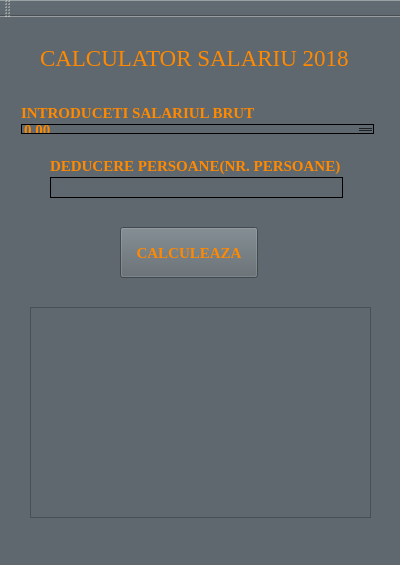
<?xml version="1.0" encoding="UTF-8"?>
<ui version="4.0">
 <class>MainWindow</class>
 <widget class="QMainWindow" name="MainWindow">
  <property name="geometry">
   <rect>
    <x>0</x>
    <y>0</y>
    <width>400</width>
    <height>565</height>
   </rect>
  </property>
  <property name="minimumSize">
   <size>
    <width>400</width>
    <height>565</height>
   </size>
  </property>
  <property name="maximumSize">
   <size>
    <width>400</width>
    <height>565</height>
   </size>
  </property>
  <property name="windowTitle">
   <string>MainWindow</string>
  </property>
  <property name="styleSheet">
   <string notr="true">background-color:#5E686E;</string>
  </property>
  <widget class="QWidget" name="centralWidget">
   <widget class="QLabel" name="labelDeducerePersoane">
    <property name="geometry">
     <rect>
      <x>50</x>
      <y>140</y>
      <width>293</width>
      <height>17</height>
     </rect>
    </property>
    <property name="styleSheet">
     <string notr="true">color:#FF8900;font-family:Times New Roman;
    font-weight: bold;
font-size:15px;
qproperty-alignment: AlignCenter;</string>
    </property>
    <property name="text">
     <string>DEDUCERE PERSOANE(NR. PERSOANE)</string>
    </property>
   </widget>
   <widget class="QLabel" name="title">
    <property name="geometry">
     <rect>
      <x>40</x>
      <y>10</y>
      <width>321</width>
      <height>61</height>
     </rect>
    </property>
    <property name="font">
     <font>
      <family>Times New Roman</family>
      <pointsize>-1</pointsize>
     </font>
    </property>
    <property name="mouseTracking">
     <bool>false</bool>
    </property>
    <property name="focusPolicy">
     <enum>Qt::NoFocus</enum>
    </property>
    <property name="styleSheet">
     <string notr="true">color:#FF8900;
text-align: rightl;
font-size:23px;
font-family:Times New Roman;</string>
    </property>
    <property name="text">
     <string>CALCULATOR SALARIU 2018</string>
    </property>
    <property name="wordWrap">
     <bool>false</bool>
    </property>
   </widget>
   <widget class="QLineEdit" name="spinNumarPersoane">
    <property name="geometry">
     <rect>
      <x>50</x>
      <y>160</y>
      <width>293</width>
      <height>21</height>
     </rect>
    </property>
    <property name="styleSheet">
     <string notr="true">color:#FF8900;font-family:Times New Roman;
    font-weight: bold;
font-size:15px;
qproperty-alignment: AlignCenter;
border:0.5px solid black;</string>
    </property>
   </widget>
   <widget class="QTableWidget" name="tableWidget">
    <property name="geometry">
     <rect>
      <x>30</x>
      <y>290</y>
      <width>341</width>
      <height>211</height>
     </rect>
    </property>
    <property name="styleSheet">
     <string notr="true">color:#FF8900;</string>
    </property>
   </widget>
   <widget class="QSplitter" name="splitter_2">
    <property name="geometry">
     <rect>
      <x>120</x>
      <y>210</y>
      <width>138</width>
      <height>51</height>
     </rect>
    </property>
    <property name="orientation">
     <enum>Qt::Vertical</enum>
    </property>
    <widget class="QPushButton" name="pushButtonCalculeaza">
     <property name="styleSheet">
      <string notr="true">color:#FF8900;font-family:Times New Roman;
    font-weight: bold;
font-size:15px;</string>
     </property>
     <property name="text">
      <string>CALCULEAZA</string>
     </property>
    </widget>
   </widget>
   <widget class="QWidget" name="">
    <property name="geometry">
     <rect>
      <x>10</x>
      <y>80</y>
      <width>375</width>
      <height>48</height>
     </rect>
    </property>
    <layout class="QVBoxLayout" name="verticalLayout">
     <item>
      <layout class="QGridLayout" name="gridLayout">
       <item row="0" column="2">
        <widget class="QLabel" name="labelSalariuNet">
         <property name="styleSheet">
          <string notr="true">color:#FF8900;font-family:Times New Roman;
    font-weight: bold;
font-size:15px;
qproperty-alignment: AlignCenter;</string>
         </property>
         <property name="text">
          <string>INTRODUCETI SALARIUL BRUT</string>
         </property>
        </widget>
       </item>
       <item row="1" column="2">
        <widget class="QDoubleSpinBox" name="salariuInsert">
         <property name="styleSheet">
          <string notr="true">color:#FF8900;font-family:Times New Roman;
    font-weight: bold;
font-size:15px;
qproperty-alignment: AlignCenter;
border:0.5px solid black;</string>
         </property>
         <property name="maximum">
          <double>999999999999999.000000000000000</double>
         </property>
        </widget>
       </item>
      </layout>
     </item>
    </layout>
   </widget>
   <zorder>pushButtonCalculeaza</zorder>
   <zorder>labelSalariuNet</zorder>
   <zorder>labelDeducerePersoane</zorder>
   <zorder>title</zorder>
   <zorder>spinNumarPersoane</zorder>
   <zorder>salariuInsert</zorder>
   <zorder>tableWidget</zorder>
   <zorder>verticalSpacer</zorder>
   <zorder>verticalSpacer_2</zorder>
   <zorder>verticalSpacer_3</zorder>
   <zorder>splitter_2</zorder>
   <zorder></zorder>
   <zorder>splitter</zorder>
   <zorder>salariuInsert</zorder>
   <zorder>labelSalariuNet</zorder>
   <zorder>labelDeducerePersoane</zorder>
   <zorder>spinNumarPersoane</zorder>
  </widget>
  <widget class="QMenuBar" name="menuBar">
   <property name="geometry">
    <rect>
     <x>0</x>
     <y>0</y>
     <width>400</width>
     <height>21</height>
    </rect>
   </property>
  </widget>
  <widget class="QToolBar" name="mainToolBar">
   <attribute name="toolBarArea">
    <enum>TopToolBarArea</enum>
   </attribute>
   <attribute name="toolBarBreak">
    <bool>false</bool>
   </attribute>
  </widget>
  <widget class="QStatusBar" name="statusBar"/>
 </widget>
 <layoutdefault spacing="6" margin="11"/>
 <resources/>
 <connections/>
</ui>
